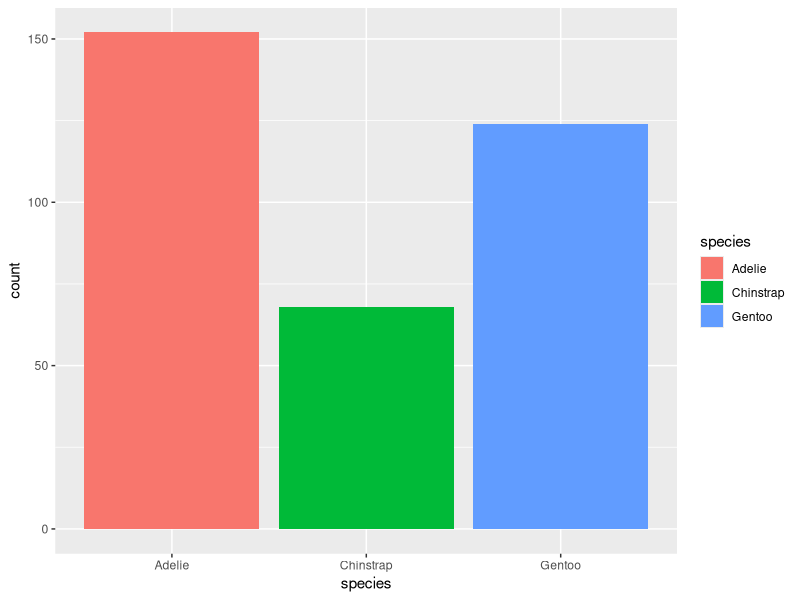
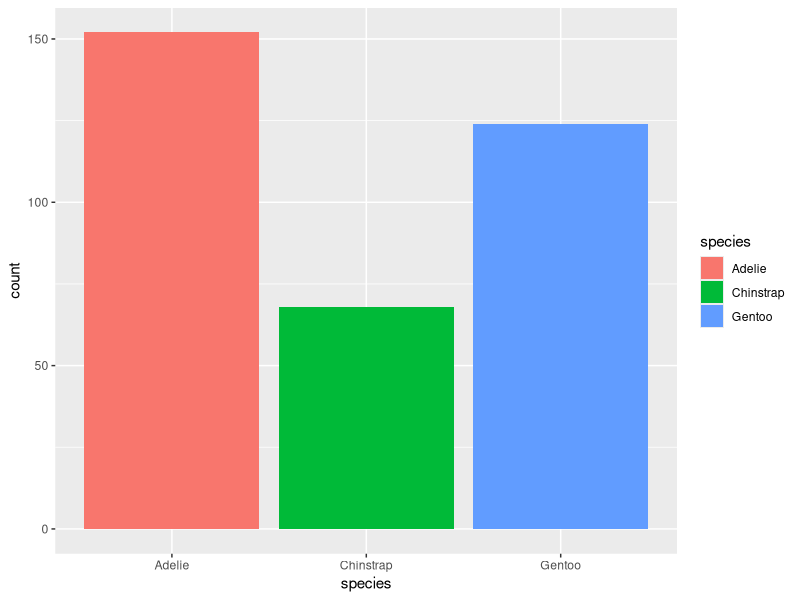

Here is the R script that generated these plots, in order:

            library(ggplot2)
            library(palmerpenguins)
            built_answer <- tryCatch(
                {
                    set.seed(42)
                    ggplot(penguins, aes(x = species, fill = species)) + geom_bar()
                    suppressWarnings(
                        if (!file.exists("/sandbox/figures/species_bar_count_answer.png")) {
                            ggsave(
                                width = 3,
                                height = 3,
                                "/sandbox/figures/species_bar_count_answer.png"
                            )
                        }
                    )
                    suppressWarnings(
                        ggplot_build(last_plot())
                    )
                },
                error = function(e) {
                    'ERROR'
                }
            )
            built_submission <- tryCatch(
                {
                    set.seed(42)
                    ggplot(penguins, aes(x = species, fill = species)) +
  geom_bar()
                    suppressWarnings(
                        ggsave(
                            width = 3,
                            height = 3,
                            "figures/species_bar_count_submission_gemini.png"
                        )
                    )
                    suppressWarnings(
                        ggplot_build(last_plot())
                    )
                },
                error = function(e) {
                    'ERROR'
                }
            )
            cat(isTRUE(all.equal(built_answer, built_submission)))
        
